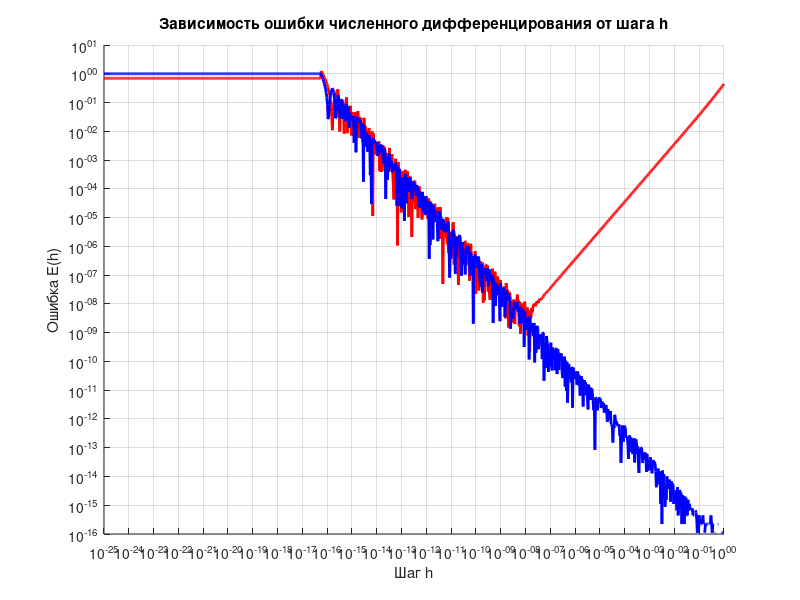
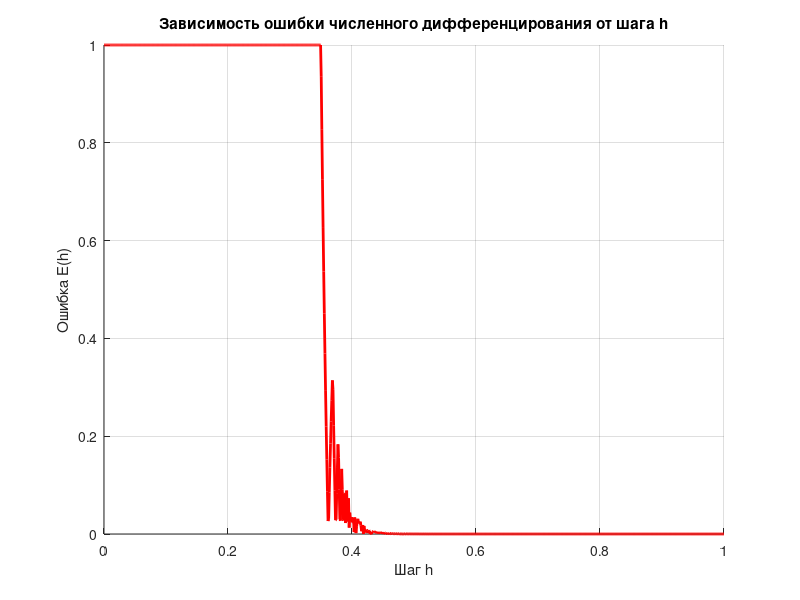

MATLAB code for these plots, in order:
format long e

fprintf("[*] Вычисление экспоненты e^x\n");

% Вычисление экспоненты

x = 1;
ex = exp(x);

fact = 1;
N = 170;
S = 0;

if x > 0 % В случае положительных x ищем сумму в прямом виде
  for k = 0:100
    if k!=0
      fact = fact * k;
    endif
    S += x^k/fact;
  end
else % В случае отрицатльных x ищем обратную величину для суммы
  for k = 0:100
    if k!=0
      fact = fact * k;
    endif
    S += (-x)^k/fact;
  end
  S = 1/S;
endif

err = abs(ex - S); % Абсолютная ошибка
o_err = err/ex; % Относитальная ошибка

fprintf("e^x = %.20f\n", ex);
fprintf("S_N = %.20f\n", S);
fprintf("err = %.20f\n", err);
fprintf("o_err = %.20f\n\n", o_err);

%Подсчёт суммы 1/k^2
#{
fprintf("[*] Подсчёт суммы 1/k^2\n");

s_1 = 0;
s_2 = 0;
for k = 1:1e9 % По возрастанию
  s_1 += 1/k^2;
end


for k = 1e9:-1:1 % По убыванию
  s_2 += 1/k^2;
end

%Символьные вычисления

syms k;
vpa(symsum(1/k^2, k, 1, inf), 20)

err_1 = abs(s_1 - double(vpa(symsum(1/k^2, k, 1, inf), 20)));
err_2 = abs(s_2 - double(vpa(symsum(1/k^2, k, 1, inf), 20)));
o_err_1 = err_1/double(vpa(symsum(1/k^2, k, 1, inf), 20));
o_err_2 = err_2/double(vpa(symsum(1/k^2, k, 1, inf), 20));

fprintf("s_1 = %.20f\n", s_1);
fprintf("s_2 = %.20f\n", s_2);
fprintf("err_1 = %.20f\n", err_1);
fprintf("err_2 = %.20f\n", err_2);
fprintf("o_err_1 = %.20f\n", o_err_1);
fprintf("o_err_2 = %.20f\n\n", o_err_2);
#}
 %Вычисление суммы \sum \limits_{k=1}^{n} x^k

fprintf("[*] Вычисление суммы x^k\n");

x_1 = 2;
x_2 = 7/3;

S_1 = zeros(1, 9);
S_2 = zeros(1, 9);
k = zeros(1, 9);

for i = 2:10
  k = 1:i;
  S_1(i-1) = sum(x_1.^k);
  S_2(i-1) = sum(x_2.^k);
endfor

for i = 1:9
  fprintf("S_1[%d] = %.20f\n", i, S_1(i));
  fprintf("S_2[%d] = %.20f\n", i, S_2(i));
endfor

S_1(end);

% Вычисление производной функции

x = 0.8;
dx = logspace(-25, 0, 1000);
dx_1 = linspace(1e-25, 1, 1000);

err = abs(((sin(x+dx)-sin(x))./dx) - cos(x));

figure(1);
hold on;
grid on;

loglog(dx, err, 'r', 'LineWidth', 2);

err_2 = abs(( x + dx - x)./dx - 1);
loglog(dx, err_2, 'b', 'LineWidth', 2);

xlabel('Шаг h');
ylabel('Ошибка E(h)');
title('Зависимость ошибки численного дифференцирования от шага h');

figure(2);

hold on;
grid on;

plot(dx_1, err_2, 'r', 'LineWidth', 2);
xlabel('Шаг h');
ylabel('Ошибка E(h)');
title('Зависимость ошибки численного дифференцирования от шага h');

